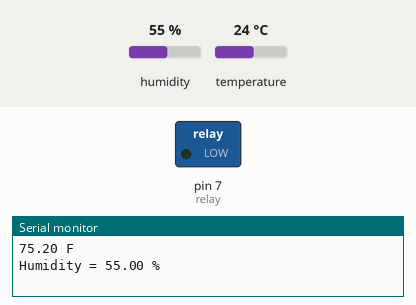
Simulated run of this sketch. Board: Arduino Uno, built with avr-gcc and run on an emulated ATmega328P. Parts: switched loads named in the sketch (green lamp = pin HIGH), the last lines printed to the serial monitor. Inputs (shaded band) come from the test bench; at power-on: humidity 55 %, temperature 24 °C.

Above: at 0.1 s.
At 3.1 s:
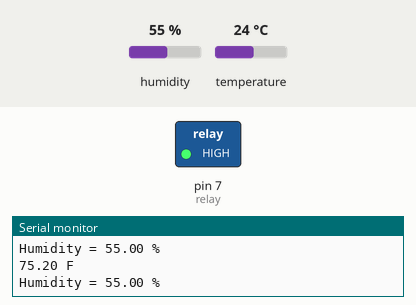
Timing chart, 0 to 4.6 s (numbered marks = the images above):
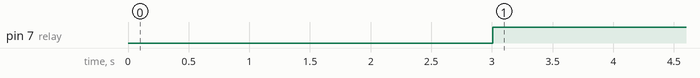

The sketch:

dht12_in_relay_out_PID.ino
```cpp
#include <dht.h>
#define dataPin 8 // Defines pin number to which the sensor is connected
dht DHT; // Creats a DHT object
int relay = 7;
void setup()
{
	Serial.begin(9600);
  pinMode(relay, OUTPUT);
}
void loop()
{
	//Uncomment whatever type you're using!
	int readData = DHT.read22(dataPin); // DHT22/AM2302
	//int readData = DHT.read11(dataPin); // DHT11

	float tC = DHT.temperature; // Gets the values of the temperature
  float tF = ((tC * 9.0) / 5.0 + 32.0);
	float h = DHT.humidity; // Gets the values of the humidity

	// Printing the results on the serial monitor
	//Serial.print((char)176);//shows degrees character
	Serial.print(tF);//print the temperature in Fahrenheit
	Serial.print(" ");
	//Serial.print((char)176);//shows degrees character
	Serial.println("F ");
	Serial.print("Humidity = ");
	Serial.print(h);
	Serial.println(" % ");
	Serial.println("");

	delay(3000); // Delays 2 secods
  if (tF > 83) {
    digitalWrite(relay, LOW);
  }
  else {
    digitalWrite(relay, HIGH);
  }
}
```

Measured:
- by itself, pin 7 (relay): LOW → HIGH at 3.0 s
